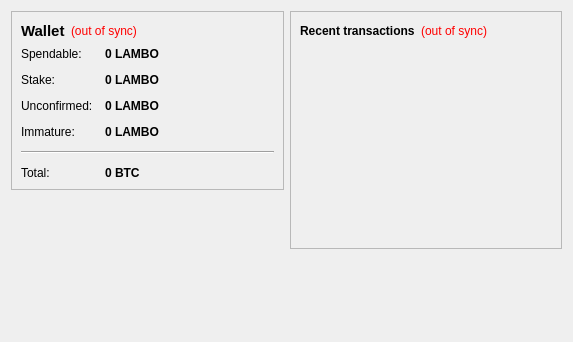
<?xml version="1.0" encoding="UTF-8"?>
<ui version="4.0">
 <class>OverviewPage</class>
 <widget class="QWidget" name="OverviewPage">
  <property name="geometry">
   <rect>
    <x>0</x>
    <y>0</y>
    <width>573</width>
    <height>342</height>
   </rect>
  </property>
  <property name="windowTitle">
   <string>Form</string>
  </property>
  <layout class="QHBoxLayout" name="horizontalLayout" stretch="1,1">
   <item>
    <layout class="QVBoxLayout" name="verticalLayout_2">
     <item>
      <widget class="QFrame" name="frame">
       <property name="frameShape">
        <enum>QFrame::StyledPanel</enum>
       </property>
       <property name="frameShadow">
        <enum>QFrame::Raised</enum>
       </property>
       <layout class="QVBoxLayout" name="verticalLayout_4">
        <item>
         <layout class="QHBoxLayout" name="horizontalLayout_4">
          <item>
           <widget class="QLabel" name="label_5">
            <property name="font">
             <font>
              <pointsize>11</pointsize>
              <weight>75</weight>
              <bold>true</bold>
             </font>
            </property>
            <property name="text">
             <string>Wallet</string>
            </property>
           </widget>
          </item>
          <item>
           <widget class="QLabel" name="labelWalletStatus">
            <property name="toolTip">
             <string>The displayed information may be out of date. Your wallet automatically synchronizes with the Lambocoin network after a connection is established, but this process has not completed yet.</string>
            </property>
            <property name="styleSheet">
             <string notr="true">QLabel { color: red; }</string>
            </property>
            <property name="text">
             <string notr="true">(out of sync)</string>
            </property>
            <property name="alignment">
             <set>Qt::AlignLeading|Qt::AlignLeft|Qt::AlignVCenter</set>
            </property>
           </widget>
          </item>
          <item>
           <spacer name="horizontalSpacer_2">
            <property name="orientation">
             <enum>Qt::Horizontal</enum>
            </property>
            <property name="sizeHint" stdset="0">
             <size>
              <width>40</width>
              <height>20</height>
             </size>
            </property>
           </spacer>
          </item>
         </layout>
        </item>
        <item>
         <layout class="QFormLayout" name="formLayout_2">
          <property name="fieldGrowthPolicy">
           <enum>QFormLayout::AllNonFixedFieldsGrow</enum>
          </property>
          <property name="horizontalSpacing">
           <number>12</number>
          </property>
          <property name="verticalSpacing">
           <number>12</number>
          </property>
          <item row="0" column="0">
           <widget class="QLabel" name="label">
            <property name="text">
             <string>Spendable:</string>
            </property>
           </widget>
          </item>
          <item row="0" column="1">
           <widget class="QLabel" name="labelBalance">
            <property name="font">
             <font>
              <weight>75</weight>
              <bold>true</bold>
             </font>
            </property>
            <property name="cursor">
             <cursorShape>IBeamCursor</cursorShape>
            </property>
            <property name="toolTip">
             <string>Your current spendable balance</string>
            </property>
            <property name="text">
             <string notr="true">0 LAMBO</string>
            </property>
            <property name="textInteractionFlags">
             <set>Qt::LinksAccessibleByMouse|Qt::TextSelectableByKeyboard|Qt::TextSelectableByMouse</set>
            </property>
           </widget>
          </item>
          <item row="1" column="0">
           <widget class="QLabel" name="label_6">
            <property name="text">
             <string>Stake:</string>
            </property>
           </widget>
          </item>
          <item row="1" column="1">
           <widget class="QLabel" name="labelStake">
            <property name="font">
             <font>
              <weight>75</weight>
              <bold>true</bold>
             </font>
            </property>
            <property name="cursor">
             <cursorShape>IBeamCursor</cursorShape>
            </property>
            <property name="toolTip">
             <string>Total of coins that was staked, and do not yet count toward the current balance</string>
            </property>
            <property name="text">
             <string notr="true">0 LAMBO</string>
            </property>
            <property name="textInteractionFlags">
             <set>Qt::LinksAccessibleByMouse|Qt::TextSelectableByKeyboard|Qt::TextSelectableByMouse</set>
            </property>
           </widget>
          </item>
          <item row="2" column="0">
           <widget class="QLabel" name="label_3">
            <property name="text">
             <string>Unconfirmed:</string>
            </property>
           </widget>
          </item>
          <item row="2" column="1">
           <widget class="QLabel" name="labelUnconfirmed">
            <property name="font">
             <font>
              <weight>75</weight>
              <bold>true</bold>
             </font>
            </property>
            <property name="cursor">
             <cursorShape>IBeamCursor</cursorShape>
            </property>
            <property name="toolTip">
             <string>Total of transactions that have yet to be confirmed, and do not yet count toward the current balance</string>
            </property>
            <property name="text">
             <string notr="true">0 LAMBO</string>
            </property>
            <property name="textInteractionFlags">
             <set>Qt::LinksAccessibleByMouse|Qt::TextSelectableByKeyboard|Qt::TextSelectableByMouse</set>
            </property>
           </widget>
          </item>
          <item row="3" column="0">
           <widget class="QLabel" name="labelImmatureText">
            <property name="text">
             <string>Immature:</string>
            </property>
           </widget>
          </item>
          <item row="3" column="1">
           <widget class="QLabel" name="labelImmature">
            <property name="font">
             <font>
              <weight>75</weight>
              <bold>true</bold>
             </font>
            </property>
            <property name="toolTip">
             <string>Mined balance that has not yet matured</string>
            </property>
            <property name="text">
             <string notr="true">0 LAMBO</string>
            </property>
            <property name="textInteractionFlags">
             <set>Qt::LinksAccessibleByMouse|Qt::TextSelectableByKeyboard|Qt::TextSelectableByMouse</set>
            </property>
           </widget>
          </item>
          <item row="4" column="0" colspan="2">
           <widget class="Line" name="line">
            <property name="orientation">
             <enum>Qt::Horizontal</enum>
            </property>
           </widget>
          </item>
          <item row="5" column="0">
           <widget class="QLabel" name="labelTotalText">
            <property name="text">
             <string>Total:</string>
            </property>
           </widget>
          </item>
          <item row="5" column="1">
           <widget class="QLabel" name="labelTotal">
            <property name="font">
             <font>
              <weight>75</weight>
              <bold>true</bold>
             </font>
            </property>
            <property name="cursor">
             <cursorShape>IBeamCursor</cursorShape>
            </property>
            <property name="toolTip">
             <string>Your current total balance</string>
            </property>
            <property name="text">
             <string notr="true">0 BTC</string>
            </property>
            <property name="textInteractionFlags">
             <set>Qt::LinksAccessibleByMouse|Qt::TextSelectableByKeyboard|Qt::TextSelectableByMouse</set>
            </property>
           </widget>
          </item>
         </layout>
        </item>
       </layout>
      </widget>
     </item>
     <item>
      <spacer name="verticalSpacer">
       <property name="orientation">
        <enum>Qt::Vertical</enum>
       </property>
       <property name="sizeHint" stdset="0">
        <size>
         <width>20</width>
         <height>40</height>
        </size>
       </property>
      </spacer>
     </item>
    </layout>
   </item>
   <item>
    <layout class="QVBoxLayout" name="verticalLayout_3">
     <item>
      <widget class="QFrame" name="frame_2">
       <property name="frameShape">
        <enum>QFrame::StyledPanel</enum>
       </property>
       <property name="frameShadow">
        <enum>QFrame::Raised</enum>
       </property>
       <layout class="QVBoxLayout" name="verticalLayout">
        <item>
         <layout class="QHBoxLayout" name="horizontalLayout_2">
          <item>
           <widget class="QLabel" name="label_4">
            <property name="text">
             <string>&lt;b&gt;Recent transactions&lt;/b&gt;</string>
            </property>
           </widget>
          </item>
          <item>
           <widget class="QLabel" name="labelTransactionsStatus">
            <property name="toolTip">
             <string>The displayed information may be out of date. Your wallet automatically synchronizes with the Lambocoin network after a connection is established, but this process has not completed yet.</string>
            </property>
            <property name="styleSheet">
             <string notr="true">QLabel { color: red; }</string>
            </property>
            <property name="text">
             <string notr="true">(out of sync)</string>
            </property>
            <property name="alignment">
             <set>Qt::AlignRight|Qt::AlignTrailing|Qt::AlignVCenter</set>
            </property>
           </widget>
          </item>
          <item>
           <spacer name="horizontalSpacer">
            <property name="orientation">
             <enum>Qt::Horizontal</enum>
            </property>
            <property name="sizeHint" stdset="0">
             <size>
              <width>40</width>
              <height>20</height>
             </size>
            </property>
           </spacer>
          </item>
         </layout>
        </item>
        <item>
         <widget class="QListView" name="listTransactions">
          <property name="styleSheet">
           <string notr="true">QListView { background: transparent; }</string>
          </property>
          <property name="frameShape">
           <enum>QFrame::NoFrame</enum>
          </property>
          <property name="verticalScrollBarPolicy">
           <enum>Qt::ScrollBarAlwaysOff</enum>
          </property>
          <property name="horizontalScrollBarPolicy">
           <enum>Qt::ScrollBarAlwaysOff</enum>
          </property>
          <property name="selectionMode">
           <enum>QAbstractItemView::NoSelection</enum>
          </property>
         </widget>
        </item>
       </layout>
      </widget>
     </item>
     <item>
      <spacer name="verticalSpacer_2">
       <property name="orientation">
        <enum>Qt::Vertical</enum>
       </property>
       <property name="sizeHint" stdset="0">
        <size>
         <width>20</width>
         <height>40</height>
        </size>
       </property>
      </spacer>
     </item>
    </layout>
   </item>
  </layout>
 </widget>
 <resources/>
 <connections/>
</ui>
